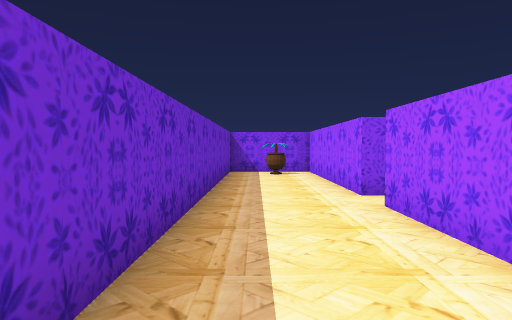
[1] (above)

18 first-person views from a walk through a scene from a Unity 3-D project. The camera is 1.44 m above the floor, tilts 2° down and sees 70° across. The floor is counted in squares, 1.44 m on a side. Each view is taken from the middle of a square. On the plan, view 1 faces up. The plan holds only what a view shows up to about 13 squares ahead; the rest is blank. The player character is not drawn.

[2]
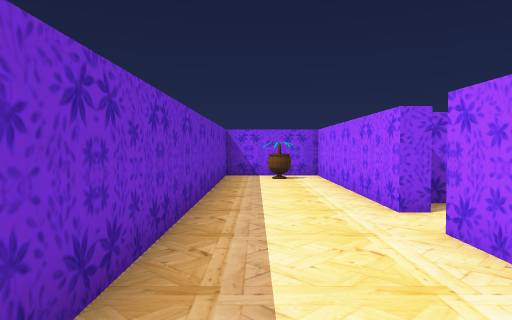

[3]
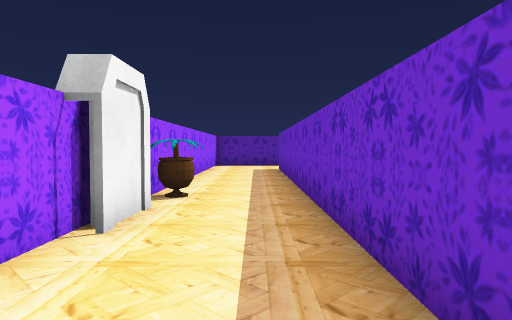

[4]
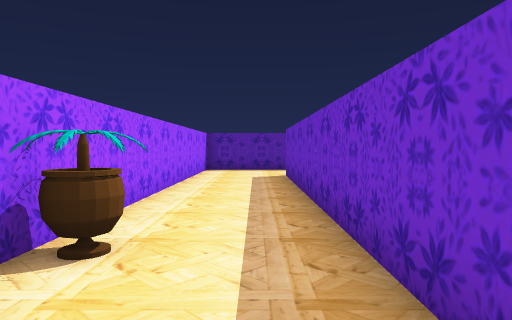

[5]
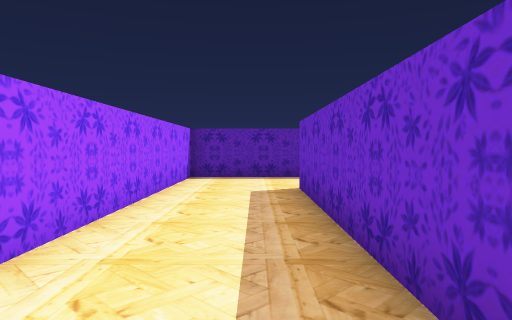

[6]
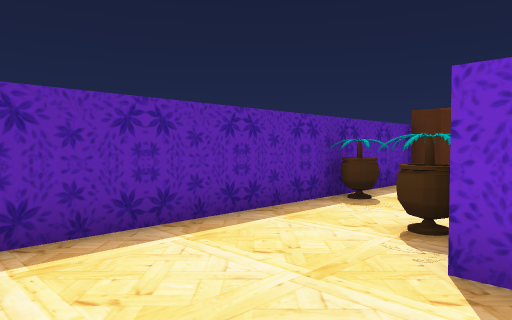

[7]
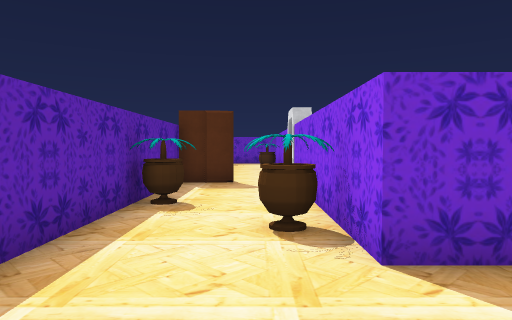

[8]
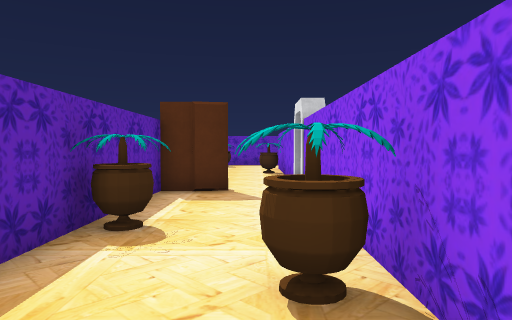

[9]
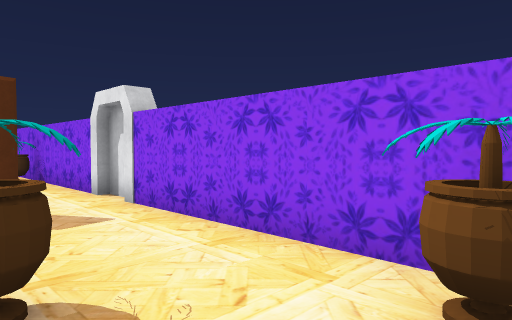

[10]
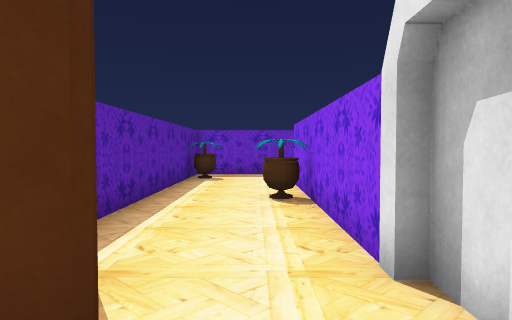

[11]
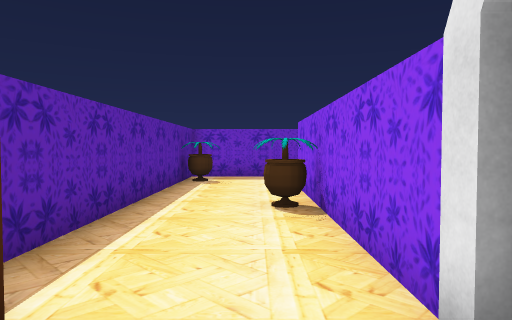

[12]
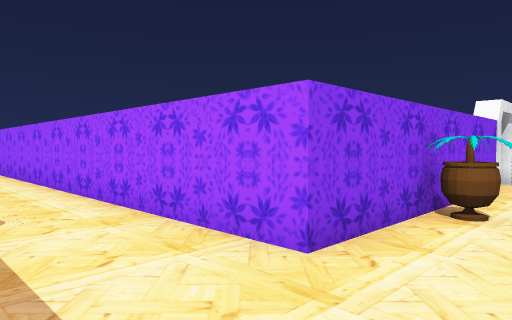

[13]
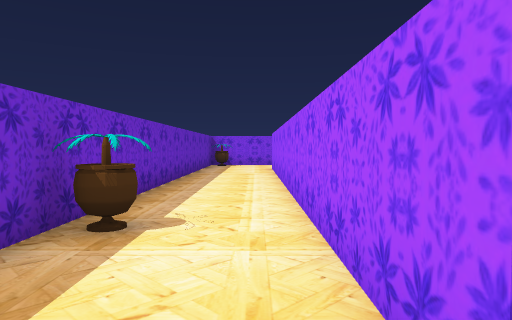

[14]
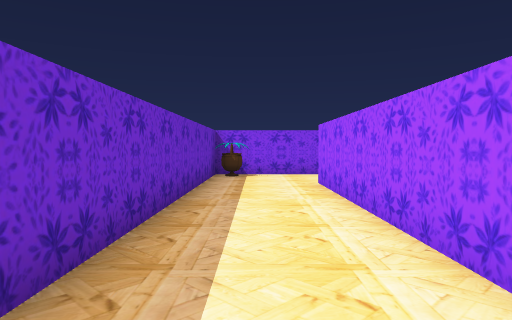

[15]
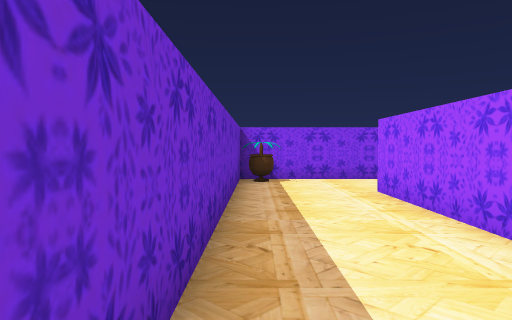

[16]
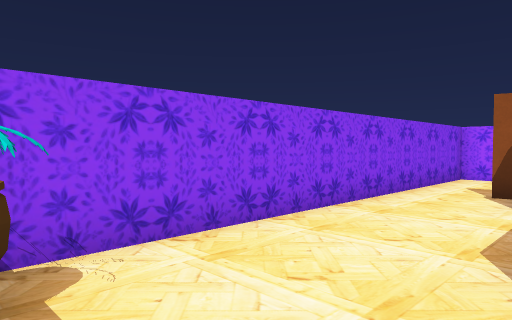

[17]
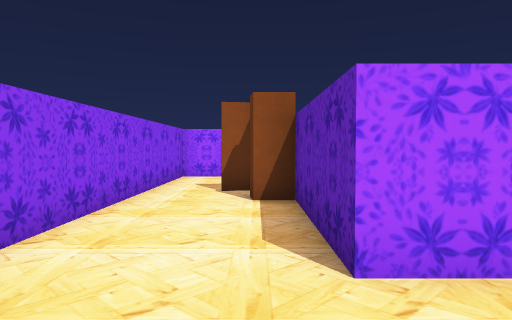

[18]
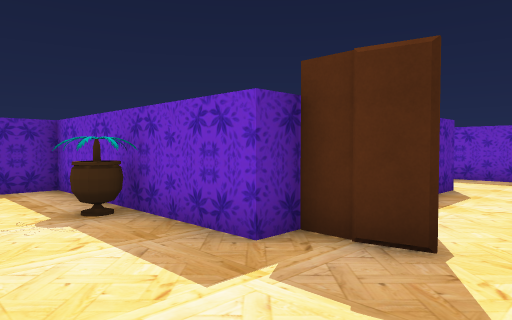

### Floor plan
Points are (right, up) in squares from view 1. A wall is a line through its corners. A room is listed if a view was taken in it or the views show most of it. See-through windows are left out.
Room 1 (views 1, 2, 3, 4, 5, 6, 7, 8, 9, 10, 11)
walls: (1.8, 0) (1.8, 1.9); (2.2, 1.1) (2.2, 6.2); (2.2, 7.6) (2.2, 11.5); (-8.5, -10.7) (-9.7, -10.7); (-9.6, -10.9) (-11.6, -10.9); (-8.4, -14.2) (2.2, -14.2) (2.2, -1.4); (-1.1, 11.4) (-1.1, -10.9) (-8.5, -10.9)
ways out: opening at (-10.5, -12.5) to room 2; opening at (3, 7)
objects: box (-8, -13); other object (-5, -14) to (-4, -13); other object (-2, -12); other object (1, -1) to (2, -1); other object (1, 14)
Room 2 (views 12, 13, 14, 15, 16, 17, 18)
walls: (-20.5, 7.9) (-20.5, -8.5); (-20.5, -10.5) (-20.5, -14.2) (-11.1, -14.2); (-11.6, -10.9) (-17.2, -10.9) (-17.2, 5.2) (-10.8, 5.2) (-10.8, 2); (-7.5, 7.1) (-7.5, 8.5) (-20.5, 8.5)
ways out: opening at (-10.5, -12.5) to room 1
objects: other object (-20, -8) to (-20, -7); other object (-20, 8); other object (-19, -14) to (-19, -13); other object (-14, -12); box (-13, 6); other object (-11, -1) to (-11, 1); box (-11, 6); other object (-10, 2)

Positions as (right, up) in squares from view 1, and headings:
1: (0, 0), facing up
2: (0, 2), facing up
3: (0, 6), facing down
4: (0, 2), facing down
5: (0, -2), facing down
6: (2, -10), facing down-left
7: (2, -12), facing left
8: (0, -12), facing left
9: (-2, -14), facing up-left
10: (-7, -12), facing left
11: (-8, -12), facing left
12: (-20, -13), facing up-right
13: (-18, -12), facing up
14: (-19, -5), facing up
15: (-20, -3), facing up
16: (-20, 5), facing up-right
17: (-20, 6), facing right
18: (-8, 8), facing down-left
